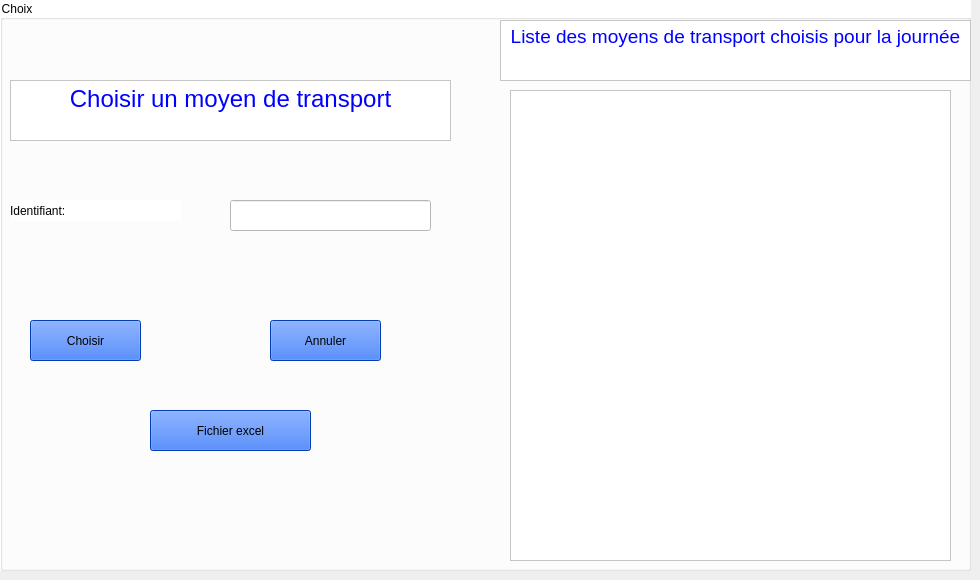
      <widget class="QWidget" name="tab_8">
       <attribute name="title">
        <string>Choix des moyens de transport</string>
       </attribute>
       <widget class="QGroupBox" name="groupBox_4">
        <property name="geometry">
         <rect>
          <x>0</x>
          <y>0</y>
          <width>971</width>
          <height>571</height>
         </rect>
        </property>
        <property name="styleSheet">
         <string notr="true">background-color: rgb(255, 255, 255);
background-image: url(:/fond.jpg);</string>
        </property>
        <property name="title">
         <string>Choix</string>
        </property>
        <widget class="QTextBrowser" name="textBrowser_5">
         <property name="geometry">
          <rect>
           <x>10</x>
           <y>80</y>
           <width>441</width>
           <height>61</height>
          </rect>
         </property>
         <property name="styleSheet">
          <string notr="true">color: rgb(0, 170, 127);
color: rgb(255, 0, 0);
color: rgb(0, 0, 255);
background-color: rgb(255, 255, 255);</string>
         </property>
         <property name="html">
          <string>&lt;!DOCTYPE HTML PUBLIC &quot;-//W3C//DTD HTML 4.0//EN&quot; &quot;http://www.w3.org/TR/REC-html40/strict.dtd&quot;&gt;
&lt;html&gt;&lt;head&gt;&lt;meta name=&quot;qrichtext&quot; content=&quot;1&quot; /&gt;&lt;style type=&quot;text/css&quot;&gt;
p, li { white-space: pre-wrap; }
&lt;/style&gt;&lt;/head&gt;&lt;body style=&quot; font-family:'MS Shell Dlg 2'; font-size:7.8pt; font-weight:400; font-style:normal;&quot;&gt;
&lt;p align=&quot;center&quot; style=&quot; margin-top:0px; margin-bottom:0px; margin-left:0px; margin-right:0px; -qt-block-indent:0; text-indent:0px;&quot;&gt;&lt;span style=&quot; font-family:'MS Shell Dlg 2'; font-size:18pt;&quot;&gt;Choisir un moyen de transport&lt;/span&gt;&lt;/p&gt;&lt;/body&gt;&lt;/html&gt;</string>
         </property>
        </widget>
        <widget class="QLabel" name="label_15">
         <property name="geometry">
          <rect>
           <x>10</x>
           <y>200</y>
           <width>171</width>
           <height>21</height>
          </rect>
         </property>
         <property name="styleSheet">
          <string notr="true">font: 14pt &quot;MS Shell Dlg 2&quot;;</string>
         </property>
         <property name="text">
          <string>Identifiant:</string>
         </property>
        </widget>
        <widget class="QLineEdit" name="le_choix_id">
         <property name="geometry">
          <rect>
           <x>230</x>
           <y>200</y>
           <width>201</width>
           <height>31</height>
          </rect>
         </property>
         <property name="styleSheet">
          <string notr="true">background-color: rgb(255, 255, 255);</string>
         </property>
        </widget>
        <widget class="QPushButton" name="B_choisir">
         <property name="geometry">
          <rect>
           <x>30</x>
           <y>320</y>
           <width>111</width>
           <height>41</height>
          </rect>
         </property>
         <property name="styleSheet">
          <string notr="true">color: rgb(0, 85, 255);
background-color: rgb(0, 85, 255);
color: rgb(0, 0, 0);
font: 75 10pt &quot;MS Shell Dlg 2&quot;;</string>
         </property>
         <property name="text">
          <string>Choisir</string>
         </property>
        </widget>
        <widget class="QPushButton" name="B_choix_annuler">
         <property name="geometry">
          <rect>
           <x>270</x>
           <y>320</y>
           <width>111</width>
           <height>41</height>
          </rect>
         </property>
         <property name="styleSheet">
          <string notr="true">color: rgb(0, 85, 255);
background-color: rgb(0, 85, 255);
color: rgb(0, 0, 0);
font: 75 10pt &quot;MS Shell Dlg 2&quot;;</string>
         </property>
         <property name="text">
          <string>Annuler</string>
         </property>
        </widget>
        <widget class="QTableView" name="tab_choix">
         <property name="geometry">
          <rect>
           <x>510</x>
           <y>90</y>
           <width>441</width>
           <height>471</height>
          </rect>
         </property>
        </widget>
        <widget class="QTextBrowser" name="textBrowser_12">
         <property name="geometry">
          <rect>
           <x>500</x>
           <y>20</y>
           <width>471</width>
           <height>61</height>
          </rect>
         </property>
         <property name="styleSheet">
          <string notr="true">color: rgb(0, 170, 127);
color: rgb(255, 0, 0);
color: rgb(0, 0, 255);
background-color: rgb(255, 255, 255);</string>
         </property>
         <property name="html">
          <string>&lt;!DOCTYPE HTML PUBLIC &quot;-//W3C//DTD HTML 4.0//EN&quot; &quot;http://www.w3.org/TR/REC-html40/strict.dtd&quot;&gt;
&lt;html&gt;&lt;head&gt;&lt;meta name=&quot;qrichtext&quot; content=&quot;1&quot; /&gt;&lt;style type=&quot;text/css&quot;&gt;
p, li { white-space: pre-wrap; }
&lt;/style&gt;&lt;/head&gt;&lt;body style=&quot; font-family:'MS Shell Dlg 2'; font-size:7.8pt; font-weight:400; font-style:normal;&quot;&gt;
&lt;p align=&quot;center&quot; style=&quot; margin-top:0px; margin-bottom:0px; margin-left:0px; margin-right:0px; -qt-block-indent:0; text-indent:0px;&quot;&gt;&lt;span style=&quot; font-family:'MS Shell Dlg 2'; font-size:14pt;&quot;&gt;Liste des moyens de transport choisis pour la journée&lt;/span&gt;&lt;/p&gt;
&lt;p align=&quot;center&quot; style=&quot;-qt-paragraph-type:empty; margin-top:0px; margin-bottom:0px; margin-left:0px; margin-right:0px; -qt-block-indent:0; text-indent:0px; font-family:'MS Shell Dlg 2'; font-size:14pt;&quot;&gt;&lt;br /&gt;&lt;/p&gt;&lt;/body&gt;&lt;/html&gt;</string>
         </property>
        </widget>
        <widget class="QPushButton" name="B_excel">
         <property name="geometry">
          <rect>
           <x>150</x>
           <y>410</y>
           <width>161</width>
           <height>41</height>
          </rect>
         </property>
         <property name="styleSheet">
          <string notr="true">color: rgb(0, 85, 255);
background-color: rgb(0, 85, 255);
color: rgb(0, 0, 0);
font: 75 10pt &quot;MS Shell Dlg 2&quot;;</string>
         </property>
         <property name="text">
          <string>Fichier excel</string>
         </property>
        </widget>
        <zorder>label_15</zorder>
        <zorder>le_choix_id</zorder>
        <zorder>B_choisir</zorder>
        <zorder>B_choix_annuler</zorder>
        <zorder>textBrowser_5</zorder>
        <zorder>tab_choix</zorder>
        <zorder>textBrowser_12</zorder>
        <zorder>B_excel</zorder>
       </widget>
      </widget>
